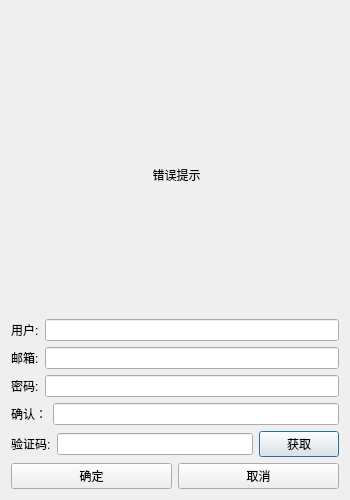
<?xml version="1.0" encoding="UTF-8"?>
<ui version="4.0">
 <class>registerDialog</class>
 <widget class="QDialog" name="registerDialog">
  <property name="geometry">
   <rect>
    <x>0</x>
    <y>0</y>
    <width>350</width>
    <height>500</height>
   </rect>
  </property>
  <property name="minimumSize">
   <size>
    <width>350</width>
    <height>500</height>
   </size>
  </property>
  <property name="maximumSize">
   <size>
    <width>350</width>
    <height>500</height>
   </size>
  </property>
  <property name="windowTitle">
   <string>Dialog</string>
  </property>
  <layout class="QVBoxLayout" name="verticalLayout_2">
   <item>
    <layout class="QVBoxLayout" name="verticalLayout">
     <item>
      <widget class="QLabel" name="img">
       <property name="text">
        <string/>
       </property>
       <property name="pixmap">
        <pixmap resource="rc.qrc">:/res/zwb.png</pixmap>
       </property>
       <property name="scaledContents">
        <bool>false</bool>
       </property>
       <property name="alignment">
        <set>Qt::AlignmentFlag::AlignCenter</set>
       </property>
       <property name="wordWrap">
        <bool>false</bool>
       </property>
      </widget>
     </item>
     <item>
      <spacer name="horizontalSpacer">
       <property name="orientation">
        <enum>Qt::Orientation::Horizontal</enum>
       </property>
       <property name="sizeHint" stdset="0">
        <size>
         <width>40</width>
         <height>20</height>
        </size>
       </property>
      </spacer>
     </item>
     <item>
      <widget class="QWidget" name="widget" native="true">
       <widget class="QLabel" name="error">
        <property name="geometry">
         <rect>
          <x>70</x>
          <y>0</y>
          <width>191</width>
          <height>20</height>
         </rect>
        </property>
        <property name="maximumSize">
         <size>
          <width>16777215</width>
          <height>16777215</height>
         </size>
        </property>
        <property name="text">
         <string>错误提示</string>
        </property>
        <property name="alignment">
         <set>Qt::AlignmentFlag::AlignCenter</set>
        </property>
       </widget>
      </widget>
     </item>
     <item>
      <spacer name="horizontalSpacer_2">
       <property name="orientation">
        <enum>Qt::Orientation::Horizontal</enum>
       </property>
       <property name="sizeHint" stdset="0">
        <size>
         <width>40</width>
         <height>20</height>
        </size>
       </property>
      </spacer>
     </item>
     <item>
      <layout class="QHBoxLayout" name="horizontalLayout_1">
       <item>
        <widget class="QLabel" name="user_label">
         <property name="text">
          <string>用户:</string>
         </property>
        </widget>
       </item>
       <item>
        <widget class="QLineEdit" name="user_edit"/>
       </item>
      </layout>
     </item>
     <item>
      <layout class="QHBoxLayout" name="horizontalLayout_2">
       <item>
        <widget class="QLabel" name="email_label">
         <property name="text">
          <string>邮箱:</string>
         </property>
        </widget>
       </item>
       <item>
        <widget class="QLineEdit" name="email_edit"/>
       </item>
      </layout>
     </item>
     <item>
      <layout class="QHBoxLayout" name="horizontalLayout_3">
       <item>
        <widget class="QLabel" name="password_label">
         <property name="text">
          <string>密码:</string>
         </property>
        </widget>
       </item>
       <item>
        <widget class="QLineEdit" name="password_edit"/>
       </item>
      </layout>
     </item>
     <item>
      <layout class="QHBoxLayout" name="horizontalLayout_4">
       <item>
        <widget class="QLabel" name="password_sure_label">
         <property name="text">
          <string>确认：</string>
         </property>
        </widget>
       </item>
       <item>
        <widget class="QLineEdit" name="password_sure_edit"/>
       </item>
      </layout>
     </item>
     <item>
      <layout class="QHBoxLayout" name="horizontalLayout_5">
       <item>
        <widget class="QLabel" name="verifycode_label">
         <property name="text">
          <string>验证码:</string>
         </property>
        </widget>
       </item>
       <item>
        <widget class="QLineEdit" name="verifycode_edit"/>
       </item>
       <item>
        <widget class="QPushButton" name="getcode">
         <property name="text">
          <string>获取</string>
         </property>
        </widget>
       </item>
      </layout>
     </item>
     <item>
      <layout class="QHBoxLayout" name="horizontalLayout_6">
       <item>
        <widget class="QPushButton" name="sure_btn">
         <property name="text">
          <string>确定</string>
         </property>
        </widget>
       </item>
       <item>
        <widget class="QPushButton" name="cancel_btn">
         <property name="text">
          <string>取消</string>
         </property>
        </widget>
       </item>
      </layout>
     </item>
    </layout>
   </item>
  </layout>
 </widget>
 <resources>
  <include location="rc.qrc"/>
 </resources>
 <connections/>
</ui>
